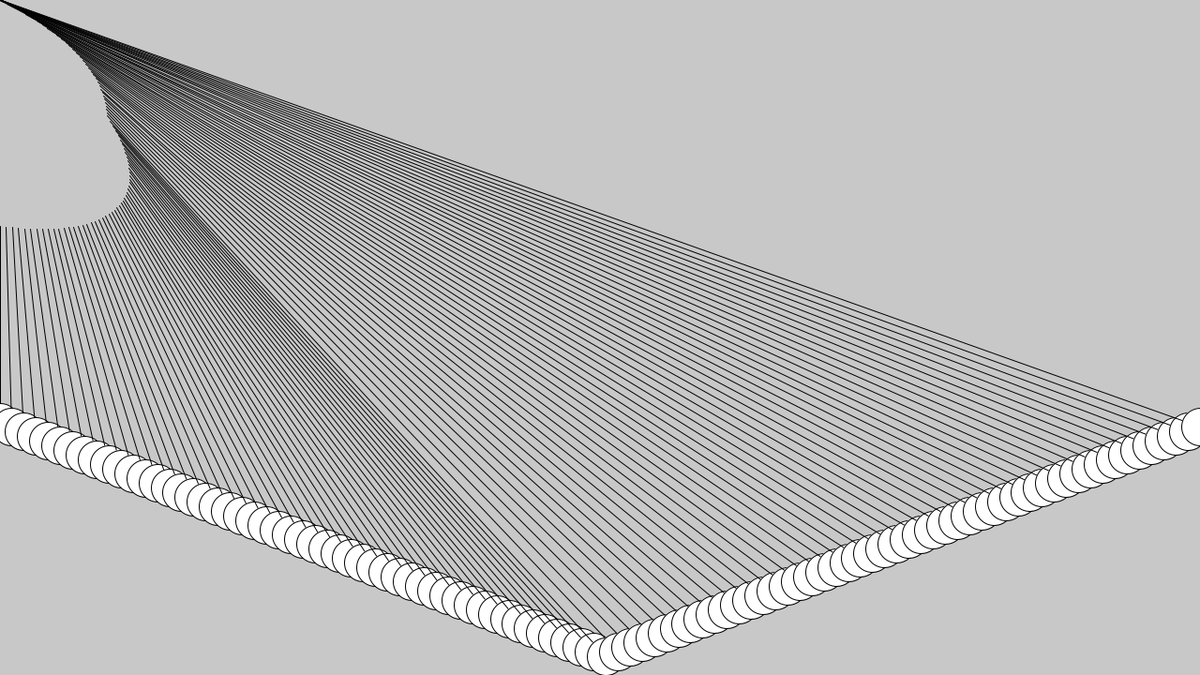
Frame 1 (no input)
Frame 60 (the mouse pressed at the canvas centre just before this capture): identical to frame 1, image omitted
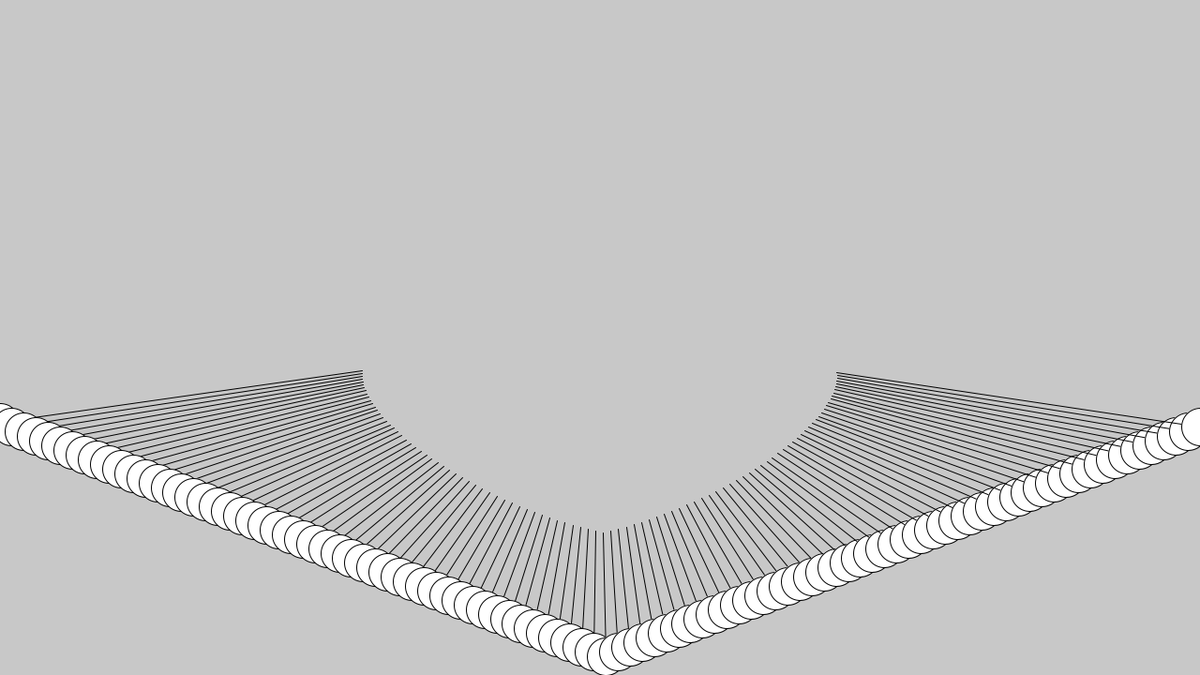
Frame 120 (the mouse held since frame 60 and released just before this capture)

The Processing sketch that drew these frames (run headless with seeded random() and noise(); from frame 60 on, the mouse is pressed at the canvas centre):

// Processing sketch: sketch_07_Loop_Mapping
// ── sketch_07_Loop_Mapping.pde
// Controller
int count = 100;

void setup() {
  size(1280, 720);
}

void draw() {
  background(200);

  for (int i=0; i<count; i++) {
    // circle ordinary part
    float x = i*width / (count -1);
    float y = 700 - (abs(count/2 - i) * 5);

    // line part
    float differX = mouseX - x; // difference between mouse and circle center
    float differY = mouseY - y;
    float dist = sqrt(sq(differX) + sq(differY)); // distance from mouce to circle center
    float s = map(dist, 500, 1200, 0.5, 1); // mapping value from domain 500~1200 to codomain 0.1~1 => Shrinkage
    differX *= s; // less to keep space
    differY *= s;
    line(x + differX, y + differY, x, y);

    // draw circle
    ellipse(x, y, 40, 40);
  }
}
